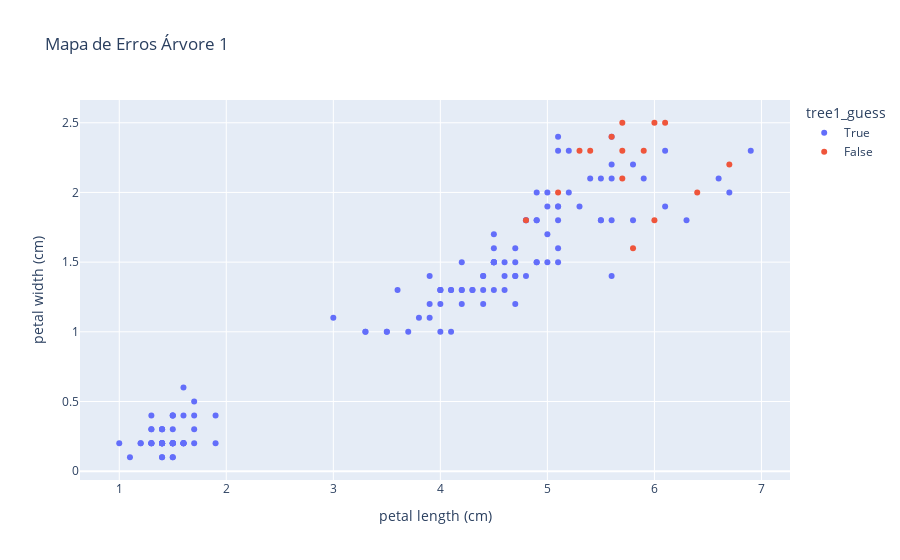

The notebook cell saved with this chart:
### Code cell
# dados1.to_csv('dadosproj.csv')
fig_scatter_result = px.scatter(dados, x="petal length (cm)", y="petal width (cm)", color="tree1_guess", title="Mapa de Erros Árvore 1")
fig_scatter_result.show()

### Figure 1 — Plotly figure (JSON) as saved in the notebook; plotly's stock layout.template omitted (floating-point values rounded to 4 significant figures; data arrays with more than 128 entries replaced by an {"elided": "..."} marker saying what was removed)
{"data": [{"hovertemplate": "tree1_guess=True<br>petal length (cm)=%{x}<br>petal width (cm)=%{y}<extra></extra>", "legendgroup": "True", "marker": {"color": "#636efa", "symbol": "circle"}, "mode": "markers", "name": "True", "orientation": "v", "showlegend": true, "type": "scatter", "x": {"elided": "135 float values"}, "xaxis": "x", "y": {"elided": "135 float values"}, "yaxis": "y"}, {"hovertemplate": "tree1_guess=False<br>petal length (cm)=%{x}<br>petal width (cm)=%{y}<extra></extra>", "legendgroup": "False", "marker": {"color": "#EF553B", "symbol": "circle"}, "mode": "markers", "name": "False", "orientation": "v", "showlegend": true, "type": "scatter", "x": [4.8, 6, 6.1, 5.1, 5.3, 6.7, 5.7, 5.7, 6, 5.8, 6.4, 5.6, 5.9, 5.7, 5.4], "xaxis": "x", "y": [1.8, 2.5, 2.5, 2, 2.3, 2.2, 2.3, 2.1, 1.8, 1.6, 2, 2.4, 2.3, 2.5, 2.3], "yaxis": "y"}], "layout": {"legend": {"title": {"text": "tree1_guess"}, "tracegroupgap": 0}, "title": {"text": "Mapa de Erros Árvore 1"}, "xaxis": {"anchor": "y", "domain": [0, 1], "title": {"text": "petal length (cm)"}}, "yaxis": {"anchor": "x", "domain": [0, 1], "title": {"text": "petal width (cm)"}}}}
